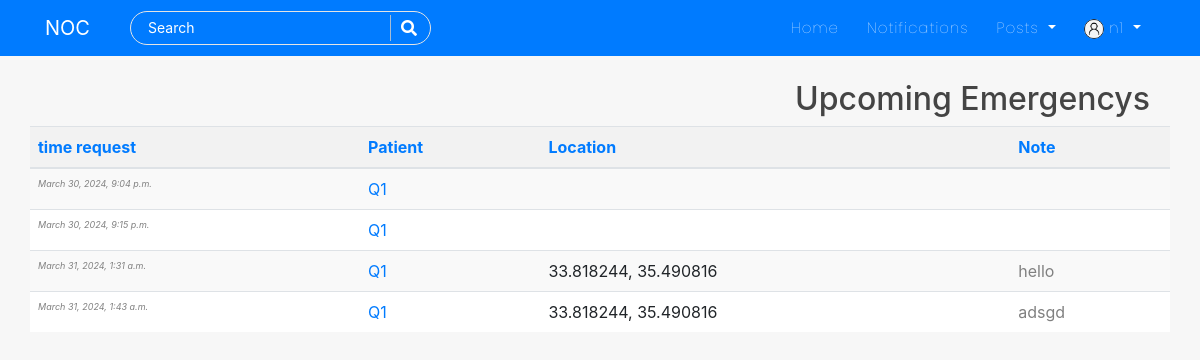
Page /upcoming-Emergency/ (signed in) on the committed database.
### users/models.py (models this page shows, shortened)
class Profile(models.Model):
    USER_TYPE_CHOICES = (
        ('patient', 'Patient'),
        ('nurse', 'Nurse'),
    )
    user = models.OneToOneField(User, on_delete=models.CASCADE)
    is_online = models.BooleanField(default=False)
    following = models.ManyToManyField(User, related_name="following", blank=True)
    friends = models.ManyToManyField(User, related_name='my_friends', blank=True)
    bio = models.CharField(default="",blank=True,null=True,max_length=350)
    date_of_birth = models.CharField(blank=True,max_length=150)
    updated = models.DateTimeField(auto_now=True)
    created = models.DateTimeField(auto_now_add=True)
    image = models.ImageField(default='default.jpg', upload_to='profile_pics',blank=True, null=True)
    facebook_link = models.URLField(blank=True, null=True)
    twitter_link = models.URLField(blank=True, null=True)
    instagram_link = models.URLField(blank=True, null=True)
    linkedin_link = models.URLField(blank=True, null=True)
    user_type = models.CharField(max_length=10, choices=USER_TYPE_CHOICES,)
    is_available_for_emergencies = models.BooleanField(default=True)
    location = models.CharField(max_length=100,null=True)

### Emergency/models.py (models this page shows, shortened)
class Emergency(models.Model):
    patient = models.ForeignKey(User, on_delete=models.CASCADE, related_name='patient_emergencys')
    nurse = models.ForeignKey(User, on_delete=models.CASCADE, related_name='nurse_emergencys')
    location = models.CharField(max_length=100)
    note = models.TextField(default="Nothing")
    timestamp = models.DateTimeField(null =True)
    distance = models.FloatField(null=True)

### Emergency/views.py (the view)
# urls.py: path('upcoming-Emergency/', views.upcoming_Emergency, name='upcoming_Emergency'),
@login_required
def upcoming_Emergency(request):
    if not request.user.is_authenticated or not hasattr(request.user, 'profile') or request.user.profile.user_type != 'nurse':
        return redirect('/home/')
    upcoming_Emergencys = Emergency.objects.filter(nurse=request.user)
    return render(request, 'upcoming_Emergency.html', {'upcoming_Emergencys': upcoming_Emergencys})

### Emergency/templates/upcoming_Emergency.html (shortened to what this page needs)
{% extends "blog/base.html" %}
{% block content %}
<h2 style="margin-right: 20px;">Upcoming Emergencys</h2>
{% if upcoming_Emergencys %}
  <div class="table-responsive">
    <table class="table Emergency-table" id="Emergency-table ">
      <thead>
        <tr>
          <th><a href="#" class="sort" data-column="timestamp">time request</a></th>
          <th><a href="#" class="sort" data-column="patient">Patient</a></th>
          <th><a href="#" class="sort" data-column="location">Location</a></th>
          <th><a href="#" class="sort" data-column="note">Note</a></th>
        </tr>
      </thead>
      <tbody>
        {% for Emergency in upcoming_Emergencys %}
          <tr class="{% cycle 'odd' 'even' %}">
            <td style="color:gray ;font-size: xx-small; font-style: italic;"> {{ Emergency.timestamp}}</td>
            <td><a href="{% url 'public-profile' Emergency.patient.username %}">{{ Emergency.patient.username }}</a></td>
            <td>{{ Emergency.location }}</td>
            <td style="color: grey;">{{ Emergency.note}}</td>
          </tr>
        {% endfor %}
      </tbody>
    </table>
  </div>
{% else %}
  <p>No upcoming Emergencys.</p>
{% endif %}
{% endblock %}

### blog/templates/blog/navbar.html (shortened to what this page needs)
<nav class="navbar navbar-expand-lg navbar-dark bg-steel fixed-top">
    <div class="container">
      <a class="navbar-brand mr-4 pr-3" href="/">NOC</a>
      <div class="collapse navbar-collapse" id="navbarToggle">
        <div class="navbar-nav mr-auto">
          <div id="searchbar" >
            <form method="GET" action="/search">
              <input required name="query" id="search" type="text" placeholder="Search">
              <button class="search-btn" type="submit"><i class="fas fa-search"></i></button>
            </form>
          </div>
        </div>
        <div class="navbar-nav">
          <a class="nav-item nav-link" href="{% url 'blog-home' %}">Home</a>
          {% if user.is_authenticated %}
          <a class="nav-item nav-link" href="{% url 'show-notifications' %}">Notifications</a>
          <div class="dropdown">
            <a class="dropdown-toggle nav-link" href="#" role="button" id="dropdownMenuLink1" data-toggle="dropdown" aria-haspopup="true" aria-expanded="false">
              Posts
            </a>
          </div>
          {% endif %}
          {% if user.is_authenticated %}
            <div class="dropdown">
              <a class="dropdown-toggle nav-link" href="#" role="button" id="dropdownMenuLink2" data-toggle="dropdown" aria-haspopup="true" aria-expanded="false">
                <img class="rounded-circle" style="height: 20px; width: 20px;" src="{{user.profile.image.url}}" alt="">&nbsp;{{user|truncatechars:"10"}}
              </a>
            </div>
          {% else %}
            <a class="nav-item nav-link" href="{% url 'account_login' %}">Login</a>
            <a class="nav-item nav-link" href="{% url 'register' %}">Register</a>
          {% endif %}
        </div>
      </div>
    </div>
</nav>

### blog/static/blog/main.css (style rules this page uses)
body { background: #f7f7f7; color: #333333; margin-top: 5rem; scroll-behavior: smooth; }
h1, h2, h3, h4, h5, h6 { color: #444444; }
.bg-steel { background: #007bff ; }
.site-header .navbar-nav .nav-link { color: #ffffff; font-family:'Poppins'; font-weight: 100; margin: 0px 6px; font-size: 15px; letter-spacing: 1px; }
#searchbar form { width: auto; display: flex; flex-direction: row; border-radius: 50px; padding: 3px 15px; background-color: transparent; border: 1px solid #e4e4e4; margin-right: 10px; }
#searchbar form input::placeholder { color: #fff; font-size: 14px; }
#searchbar form input { border: none; outline: none; color: #fff; font-size: 15px; flex: 1; background-color:transparent; }
.search-btn { color:#fff; border: none; width: 25px; padding-left: 10px; border-left: 1px solid rgba(202, 202, 202, 0.829); outline: none; background-color: transparent; }
.search-btn i { font-size: 16px; }

### Emergency/templates/upcoming_Emergency.html (style rules this page uses)
.Emergency-table { width: 100%; border-collapse: collapse; }
.Emergency-table th, .Emergency-table td { padding: 8px; text-align: left; }
.Emergency-table th { background-color: #f2f2f2; }
.Emergency-table tr.odd { background-color: #f9f9f9; }
.Emergency-table tr.even { background-color: #ffffff; }
h2 { display: block; }

### rows in the picture
Emergency: timestamp "March 30, 2024, 9:04 p.m.", patient.username "Q1"
Emergency: timestamp "March 30, 2024, 9:15 p.m.", patient.username "Q1"
Emergency: timestamp "March 31, 2024, 1:31 a.m.", patient.username "Q1", location "33.818244, 35.490816", note "hello"
Emergency: timestamp "March 31, 2024, 1:43 a.m.", patient.username "Q1", location "33.818244, 35.490816", note "adsgd"

### other values in the picture
{{ user|truncatechars:"10" }} "n1"
